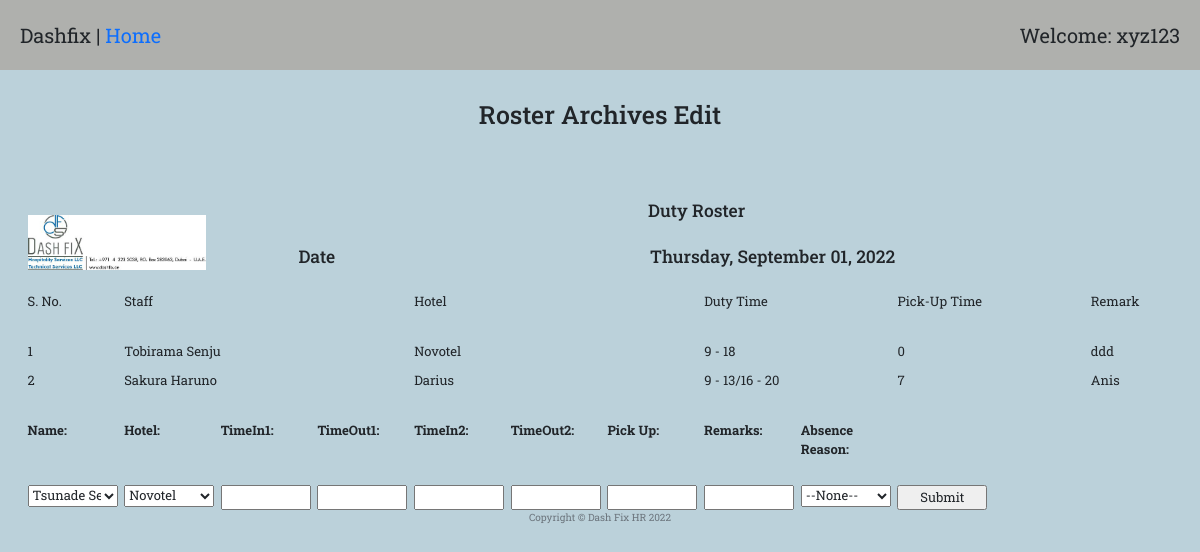
Screenshot of /roster_single_edit/5 (signed in) with the database file from the repository.
### main.py (models this page shows)
class employeeMaster(db.Model):
    __tablename__ = "employeeMaster"
    id = Column(Integer, primary_key=True)
    employeeID = Column(String(300))
    joining_date = Column(DateTime)
    name = Column(String(300))
    addressUae = Column(String(300))
    poBox = Column(String(300))
    mobilePersonal = Column(Integer)
    mobileHome = Column(Integer)
    personalMail = Column(String(300))
    addressHome = Column(String(300))
    passportNumber = Column(Integer)
    nationality = Column(String(300))
    ownCar = Column(Boolean)
    carRent = Column(Boolean)
    company_laptop = Column(String(300))
    company_mobile = Column(String(300))
    emUaeName = Column(String(300))
    emUaeRel = Column(String(300))
    emUaeAddr = Column(String(300))
    emUaeMobileNumber = Column(Integer)
    emUaeHomeNumber = Column(Integer)
    originCountry = Column(String(300))
    emCoName = Column(String(300))
    emCoRel = Column(String(300))
    emCoAddr = Column(String(300))
    emCoMobileNumber = Column(Integer)
    emCoHomeNumber = Column(Integer)
    createdBy = Column(Integer, ForeignKey("Users.id"))
    user = relationship("User", back_populates="employee")
    departmentId = Column(Integer, ForeignKey("departmentMaster.id"))
    department = relationship("departmentMaster", back_populates="employee")
    document = relationship("documentMaster", back_populates="employee")
    actionItem = relationship("actionItemMaster", back_populates="employee")
    leave = relationship("leaveApplicationMaster", back_populates="employee")
    passport = relationship("passportApplicationMaster", back_populates="employee")
    timesheet = relationship("timesheetEntryMaster", back_populates="employee")
    roster = relationship("rosterEntryMaster", back_populates="employee")

class hotelMaster(db.Model):
    __tablename__ = "hotelMaster"
    id = Column(Integer, primary_key=True)
    name = Column(String(300))
    address = Column(String(300))
    rosterEntry = relationship("rosterEntryMaster", back_populates="hotel")
    timesheet = relationship("timesheetMaster", back_populates="hotel")

class rosterEntryMaster(db.Model):
    __tablename__ = "rosterEntryMaster"
    id = Column(Integer, primary_key=True)
    timeIn1 = Column(Integer)
    timeOut1 = Column(Integer)
    timeIn2 = Column(Integer)
    timeOut2 = Column(Integer)
    pickUp = Column(Integer)
    remark = Column(String(300))
    absent = Column(String(300))
    employeeID = Column(Integer, ForeignKey("employeeMaster.id"))
    employee = relationship("employeeMaster", back_populates="roster")
    rosterID = Column(Integer, ForeignKey("rosterMaster.id"))
    roster = relationship("rosterMaster", back_populates="entry")
    hotelID = Column(Integer, ForeignKey("hotelMaster.id"))
    hotel = relationship("hotelMaster", back_populates="rosterEntry")

### main.py (the view)
@app.route("/roster_single_edit/<roster_id>", methods=["GET", "POST"])
@admin_only
def roster_single_edit(roster_id):
    roster_entries = db.session.query(rosterEntryMaster).filter_by(rosterID=roster_id).all()
    employee_list = []
    hotel_list = []
    employees = employeeMaster.query.all()
    hotels = hotelMaster.query.all()
    data_ = [employees, hotels]
    roster_element = rosterMaster.query.get(roster_id)
    roster_date = roster_element.date
    roster_day = datetime.datetime.strptime(roster_date, "%Y-%m-%d").strftime('%A')
    roster_full_date = datetime.datetime.strptime(roster_date, '%Y-%m-%d').strftime('%B %d, %Y')
    for i in roster_entries:
        employee = db.session.query(employeeMaster).filter_by(id=i.employeeID).first()
        hotel = db.session.query(hotelMaster).filter_by(id=i.hotelID).first()
        hotel_list.append(hotel.name)
        employee_list.append(employee.name)
    return render_template("roster_entries_edit.html", entries=roster_entries, employees=employee_list,
                           hotels=hotel_list,
                           len=range(len(roster_entries)), date=roster_full_date, day=roster_day, data=data_)

### main.py (called while the page is built)
def admin_only(f):
    @wraps(f)
    def decorated_function(*args, **kwargs):
        admin = User.query.all()
        admin_id = []
        for i in admin:
            id_ = i.id
            admin_id.append(id_)
        if current_user.id not in admin_id:
            return abort(403)
        return f(*args, **kwargs)
    return decorated_function

@login_manager.user_loader
def load_user(user_id):
    return User.query.get(int(user_id))

### templates/roster_entries_edit.html (shortened to what this page needs)
{% extends 'bootstrap/base.html' %}
{% import "bootstrap/wtf.html" as wtf %}
{% block content %}
{% include "header.html" %}
  <div class="welcome">
    <span>Dashfix | <a href="{{url_for('home')}}">Home</a></span>
    <span>Welcome: xyz123</span>
  </div>
  <h1 style="margin-top: 30px; margin-bottom: 50px; text-align: center;">Roster Archives Edit</h1>
  <div class="row" style="text-align: center;">
    <div class="col-2">
      <img src="{{ url_for('static', filename='images/Sign.png')}}" alt="" style="width: 100%; padding-top:35px;">
    </div>
    <div class="col-10">
      <div class="row">
        <div class="col-12">
          <h3>Duty Roster</h3>
        </div>
      </div>
      <div class="row">
        <div class="col-2">
          <h3>Date</h3>
        </div>
        <div class="col-10">
          <h3>{{day}}, {{date}}</h3>
        </div>
      </div>
    </div>
  </div>
  <div class="row">
    <div class="col-1"><p>S. No.</p></div>
    <div class="col-3"><p>Staff</p></div>
    <div class="col-3"><p>Hotel</p></div>
    <div class="col-2"><p>Duty Time</p></div>
    <div class="col-2"><p>Pick-Up Time</p></div>
    <div class="col-1">Remark</div>
  </div>
  <div class="row">
    {% for i in len %}
      {% if entries[i].absent == 'none' %}
        <div class="col-1"><p>{{ i + 1 }}</p></div>
        <div class="col-3"><p>{{ employees[i] }}</p></div>
        <div class="col-3"><p>{{ hotels[i] }}</p></div>
        {% if entries[i].timeIn2 == 0 %}
          <div class="col-2"><p>{{ entries[i].timeIn1 }} - {{ entries[i].timeOut1 }}</p></div>
        {% else %}
          <div class="col-2"><p>{{ entries[i].timeIn1 }} - {{ entries[i].timeOut1 }}/{{ entries[i].timeIn2 }} - {{ entries[i].timeOut2 }}</p></div>
        {% endif %}
        <div class="col-2"><p>{{ entries[i].pickUp }}</p></div>
        <div class="col-1">{{ entries[i].remark }}</div>
      {% else %}
        <div class="col-1"><p>{{ i + 1 }}</p></div>
        <div class="col-3"><p>{{ employees[i] }}</p></div>
        <div class="col-8" style="text-align: center; background-color: yellow;"><p>{{ entries[i].absent }}</p></div>
      {% endif %}
    {% endfor %}
  </div>
  <div>
      <form action="/add_roster_element/{{entries[0].rosterID}}" method="post">
          <div class="row">
              <div class="col-1"><label for="name">Name:</label></div>
              <div class="col-1"><label for="hotel">Hotel:</label></div>
              <div class="col-1"><label for="timeIn1">TimeIn1:</label></div>
              <div class="col-1"><label for="timeOut1">TimeOut1:</label></div>
              <div class="col-1"><label for="timeIn2">TimeIn2:</label></div>
              <div class="col-1"><label for="timeOut2">TimeOut2:</label></div>
              <div class="col-1"><label for="pickUp">Pick Up:</label></div>
              <div class="col-1"><label for="remarks">Remarks:</label></div>
              <div class="col-1"><label for="absent">Absence Reason: </label></div>
          </div>
          <div class="row">
              <div class="col-1">
                  <select name="name" id="name" class="name" style="width: 90px;">
                    {% for i in data[0] %}
                      <option value="{{i.id}}">{{i.name}}</option>
                    {% endfor %}
                  </select>
              </div>
              <div class="col-1">
                  <select name="hotel" id="hotel" style="width: 90px;">
                    {% for i in data[1] %}
                      <option value="{{i.id}}">{{i.name}}</option>
                    {% endfor %}
                  </select>
              </div>
              <div class="col-1"><input type="number" id="timeIn1" name="timeIn1" style="width: 90px;"></div>
              <div class="col-1"><input type="number" id="timeOut1" name="timeOut1" style="width: 90px;"></div>
              <div class="col-1"><input type="number" id="timeIn2" name="timeIn2" style="width: 90px;"></div>
              <div class="col-1"><input type="number" id="timeOut2" name="timeOut2" style="width: 90px;"></div>
              <div class="col-1"><input type="number" id="pickUp" name="pickUp" style="width: 90px;"><br></div>
              <div class="col-1"><input type="text" id="remarks" name="remarks" style="width: 90px;"><br></div>
              <div class="col-1">
                  <select name="absent" id="absent" style="width: 90px;">
                    <option value="none">--None--</option>
                  </select>
              </div>
              <div class="col-1"><input type="submit" value="Submit" style="width: 90px;"></div>
          </div>
      </form>
  </div>
{% include "footer.html" %}
{% endblock %}

### static/styles1.css (style rules this page uses)
body { font-family: 'Roboto Slab', serif; }
body { background-color: #bbd1da; }
.welcome { background-color: #afb0ad; display: flex; justify-content: space-between; padding: 20px; font-size: 2rem; }
.row, h5 { margin-top: 20px; margin-right: 20px; margin-left: 20px; }
div { font-size: 1.3rem; margin: 0px; padding-right: 0px; }
.time_suc_entry, p { text-size: 1.8rem; }
a:link { text-decoration: none; text-color: black; }

### rows the page displays
employeeMaster: name "Tobirama Senju"
hotelMaster: name "Novotel"
rosterEntryMaster: timeIn1 "9", timeOut1 "18", pickUp "0", remark "ddd"
employeeMaster: name "Sakura Haruno"
hotelMaster: name "Darius"
rosterEntryMaster: timeIn1 "9", timeOut1 "13", timeIn2 "16", timeOut2 "20", pickUp "7", remark "Anis"

### other values shown
{{ day }} "Thursday"
{{ date }} "September 01, 2022"
{{ i + 1 }} "1" "2"
form field name "Tsunade Senju"
form field hotel "Novotel"
